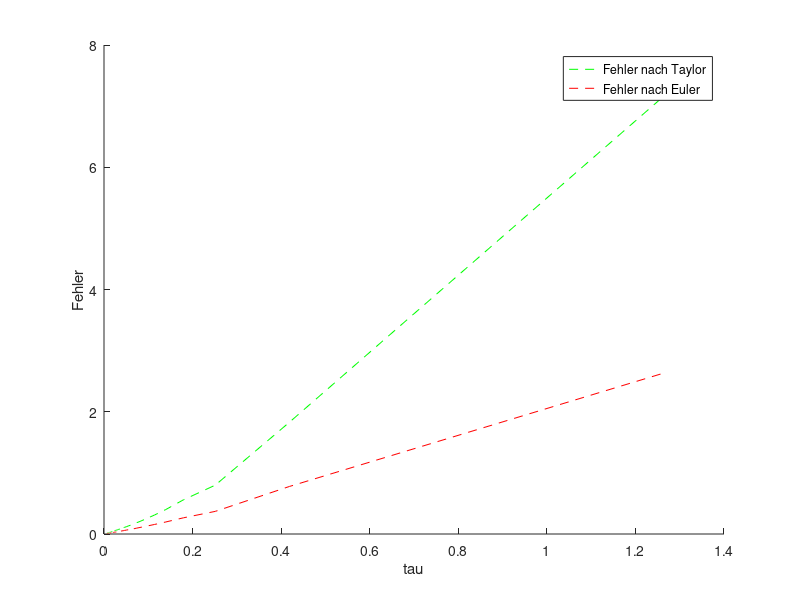

The MATLAB script that drew this image:
% Numerik 1, SS18
% Uebung 11 Aufgabe 3
% Tracy, David

function [Y_Euler]=run_11_3()
  % Teste Euler:
  tspan = [0., 2*pi]; % wegen exakter LSG gekuerzt
  x0 = [1,0];
  
  i = 1;
  for N = 5:10:1000
    dt(i) = (tspan(2)-tspan(1)) / N; 
    
    Y_Euler = EulerEx(@f, tspan, x0, N);
  
    % Teste Taylor Entwicklung 2. Ordnung
    Df = [ -1, 1];
    Y_Taylor = Taylor(@f, Df, tspan, x0, N);
  
    % Exakte Loesung:
    Y_Exakt = Exakt(@F_exact, tspan, x0, N);
  
    error_Euler(i,:) = mean( abs(Y_Exakt - Y_Euler) );
    error_Taylor(i,:) = mean( abs(Y_Exakt - Y_Taylor) );
  
    i = i+1;
  end
  figure
  %plot (Y_Euler(:,1), Y_Euler(:,2));
  hold on
  %plot (Y_Euler(:,1), Y_Euler(:,3));
  plot (dt(:), error_Taylor(:,2), 'g--');
  plot (dt(:), error_Euler(:,2), 'r--');
  xlabel('tau')
  ylabel('Fehler')
  legend('Fehler nach Taylor','Fehler nach Euler')
  hold off
end

% (a) Implementiere Euler -----------------------------------------------------%

function [Y]= EulerEx(f, tspan, x0, N)
  % Funktion zur Berechnung von der zeitlichen Entwicklung der Funktion f mit 
  % der Zeit.
  % f    : Funktion
  % tspan: Zeitspanne
  % x0   : Anfangswert fuer x
  % N    : Anzahl der Schritte
  
  % Ueberpruefe ob N ein integer ist
  if (floor(N)==N)
    dt = (tspan(2)-tspan(1)) / N; % Tau
  else
    disp('Schritte muss ein int sein.');
    return;
  end
  
  % Initialisiere f(x0)
  x(1,:) = x0;
  t(1) = tspan(1);
  k = 2;
  
  % Berechne X-Werte für Zeitschritte
  while (t(k-1) <= tspan(2))
    t(k) = t(1) + k*dt;
    x(k,:) =  x(k-1,:).' + dt * f(x(k-1,:), t(k-1));
    k = k + 1;
  end
  
  t = t.';
  % Merge arrays
  Y = [t(:), x(:,1), x(:,2)];
  
end

% (b) Implementiere Taylor ----------------------------------------------------%

function [Y] = Taylor(f, Df, tspan, x0, N)
  % Berechnung der Funktionsentwicklung mit der Zeit anhand der Taylor Verfahren 
  % 2. Ordnung.
  % f    : Funktion
  % Df   : Ableitung von f
  % tspan: Zeitspanne
  % x0   : Anfangswert fuer x
  % N    : Anzahl der Schritte
  
  % Ueberpruefe ob N ein integer ist
  if (floor(N)==N)
    dt = (tspan(2)-tspan(1)) / N; % Tau
  else
    disp('Schritte muss ein int sein.');
    return;
  end
  
  % Initialisiere f(x0)
  x(1,:) = x0;
  t(1) = tspan(1);
  k = 2;
  
  % Berechne X-Werte für Zeitschritte
  while (t(k-1) <= tspan(2))
    t(k) = t(1) + k*dt;
    x(k,:) = x(k-1,:).' + dt * f(x(k-1,:), t(k-1)) + dt^2/2 * Df(:).'*f(x(k-1,:), t(k-1));
    k = k + 1;
  end
  
  t = t.';
  Y = [t(:), x(:,1), x(:,2)];
end

% Exakte Loesung --------------------------------------------------------------%
function Y = Exakt(f, tspan, x0, N)
  
  % Ueberpruefe ob N ein integer ist
  if (floor(N)==N)
    dt = (tspan(2)-tspan(1)) / N; % Tau
  else
    disp('Schritte muss ein int sein.');
    return;
  end
  
  x(1,:) = x0;
  t(1) = tspan(1);
  k = 2;
  
  % Berechne X-Werte für Zeitschritte
  while (t(k-1) <= tspan(2))
    t(k) = t(1) + k*dt;
    x(k,:) = f(t(k));
    k = k + 1;
  end
  
  t = t.';
  Y = [t(:), x(:,1), x(:,2)];
end

% Test funktion ---------------------------------------------------------------%

function dx = f(x, t)
  dx = zeros(2,1);
  dx(1) = -x(2);
  dx(2) = x(1);
end

function x = F_exact(t)
  x = zeros(2,1);
   x(1) = cos(t);
   x(2) = sin(t);
end